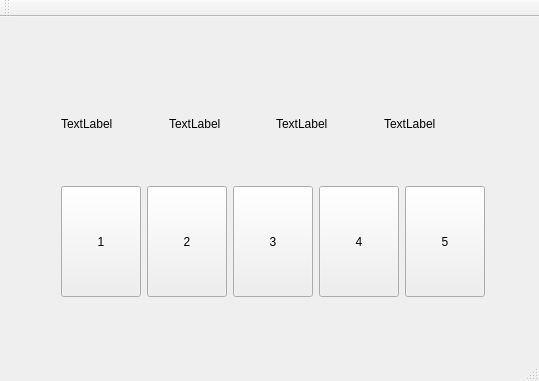
<?xml version="1.0" encoding="UTF-8"?>
<ui version="4.0">
 <class>MainWindow</class>
 <widget class="QMainWindow" name="MainWindow">
  <property name="geometry">
   <rect>
    <x>0</x>
    <y>0</y>
    <width>539</width>
    <height>381</height>
   </rect>
  </property>
  <property name="windowTitle">
   <string>MainWindow</string>
  </property>
  <widget class="QWidget" name="centralWidget">
   <widget class="QWidget" name="verticalLayoutWidget">
    <property name="geometry">
     <rect>
      <x>50</x>
      <y>40</y>
      <width>428</width>
      <height>251</height>
     </rect>
    </property>
    <layout class="QVBoxLayout" name="verticalLayout">
     <property name="sizeConstraint">
      <enum>QLayout::SetMinimumSize</enum>
     </property>
     <item>
      <layout class="QHBoxLayout" name="horizontalLayout">
       <property name="sizeConstraint">
        <enum>QLayout::SetMinimumSize</enum>
       </property>
       <item>
        <widget class="QLabel" name="label_4">
         <property name="text">
          <string>TextLabel</string>
         </property>
        </widget>
       </item>
       <item>
        <widget class="QLabel" name="label_3">
         <property name="text">
          <string>TextLabel</string>
         </property>
        </widget>
       </item>
       <item>
        <widget class="QLabel" name="label_2">
         <property name="text">
          <string>TextLabel</string>
         </property>
        </widget>
       </item>
       <item>
        <widget class="QLabel" name="label_1">
         <property name="autoFillBackground">
          <bool>false</bool>
         </property>
         <property name="text">
          <string>TextLabel</string>
         </property>
        </widget>
       </item>
      </layout>
     </item>
     <item>
      <layout class="QHBoxLayout" name="horizontalLayout_2">
       <property name="sizeConstraint">
        <enum>QLayout::SetMinimumSize</enum>
       </property>
       <item>
        <widget class="QPushButton" name="pushButton_1">
         <property name="sizePolicy">
          <sizepolicy hsizetype="Minimum" vsizetype="Minimum">
           <horstretch>0</horstretch>
           <verstretch>0</verstretch>
          </sizepolicy>
         </property>
         <property name="text">
          <string>1</string>
         </property>
        </widget>
       </item>
       <item>
        <widget class="QPushButton" name="pushButton_2">
         <property name="sizePolicy">
          <sizepolicy hsizetype="Minimum" vsizetype="Minimum">
           <horstretch>0</horstretch>
           <verstretch>0</verstretch>
          </sizepolicy>
         </property>
         <property name="text">
          <string>2</string>
         </property>
        </widget>
       </item>
       <item>
        <widget class="QPushButton" name="pushButton_3">
         <property name="sizePolicy">
          <sizepolicy hsizetype="Minimum" vsizetype="Minimum">
           <horstretch>0</horstretch>
           <verstretch>0</verstretch>
          </sizepolicy>
         </property>
         <property name="text">
          <string>3</string>
         </property>
        </widget>
       </item>
       <item>
        <widget class="QPushButton" name="pushButton_4">
         <property name="sizePolicy">
          <sizepolicy hsizetype="Minimum" vsizetype="Minimum">
           <horstretch>0</horstretch>
           <verstretch>0</verstretch>
          </sizepolicy>
         </property>
         <property name="text">
          <string>4</string>
         </property>
        </widget>
       </item>
       <item>
        <widget class="QPushButton" name="pushButton_5">
         <property name="sizePolicy">
          <sizepolicy hsizetype="Minimum" vsizetype="Minimum">
           <horstretch>0</horstretch>
           <verstretch>0</verstretch>
          </sizepolicy>
         </property>
         <property name="text">
          <string>5</string>
         </property>
        </widget>
       </item>
      </layout>
     </item>
    </layout>
   </widget>
  </widget>
  <widget class="QMenuBar" name="menuBar">
   <property name="geometry">
    <rect>
     <x>0</x>
     <y>0</y>
     <width>539</width>
     <height>20</height>
    </rect>
   </property>
  </widget>
  <widget class="QToolBar" name="mainToolBar">
   <attribute name="toolBarArea">
    <enum>TopToolBarArea</enum>
   </attribute>
   <attribute name="toolBarBreak">
    <bool>false</bool>
   </attribute>
  </widget>
  <widget class="QStatusBar" name="statusBar"/>
 </widget>
 <layoutdefault spacing="6" margin="11"/>
 <resources/>
 <connections/>
 <slots>
  <signal>clicked()</signal>
 </slots>
</ui>
